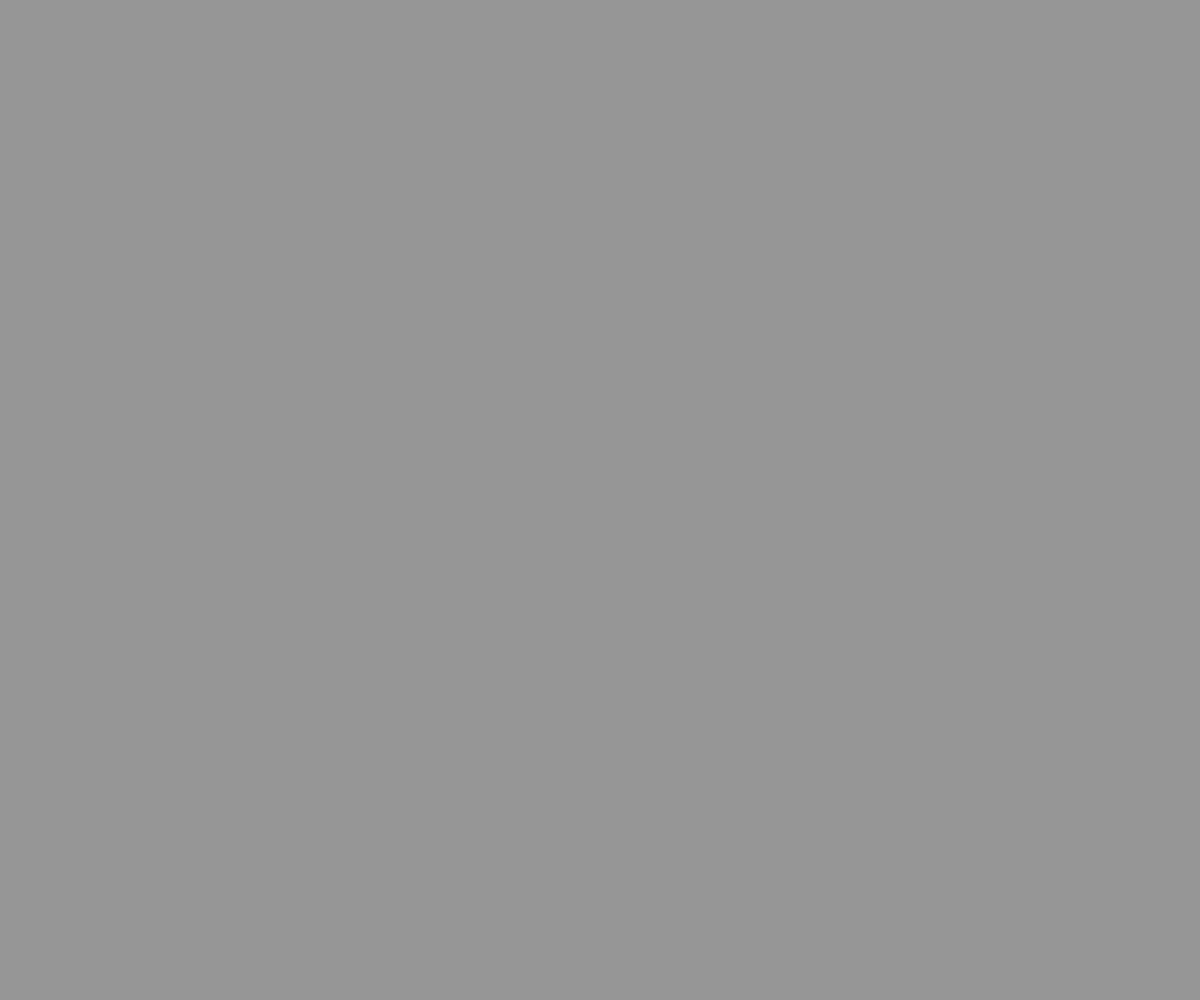
Frame 1 (no input)
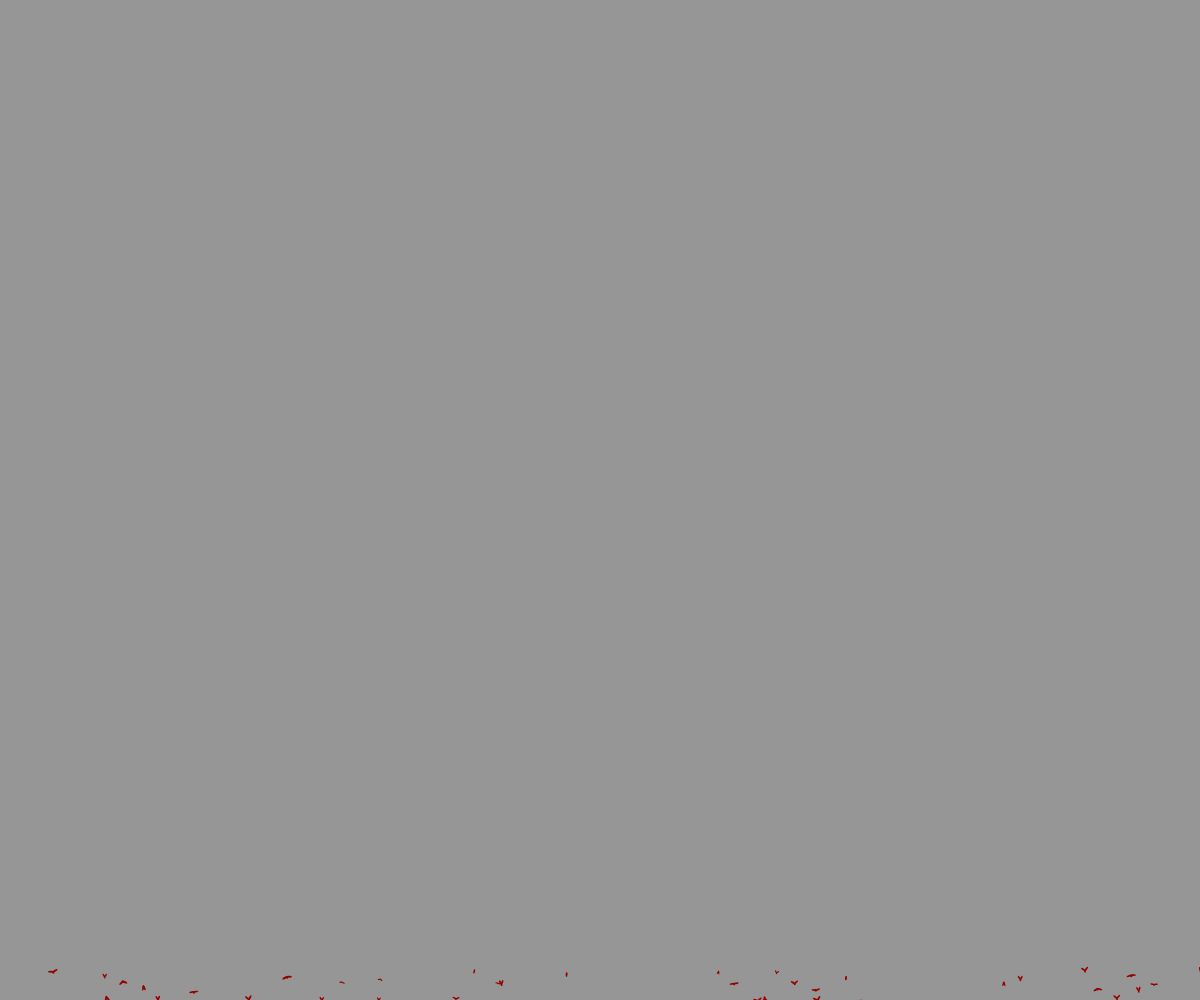
Frame 60 (no input)
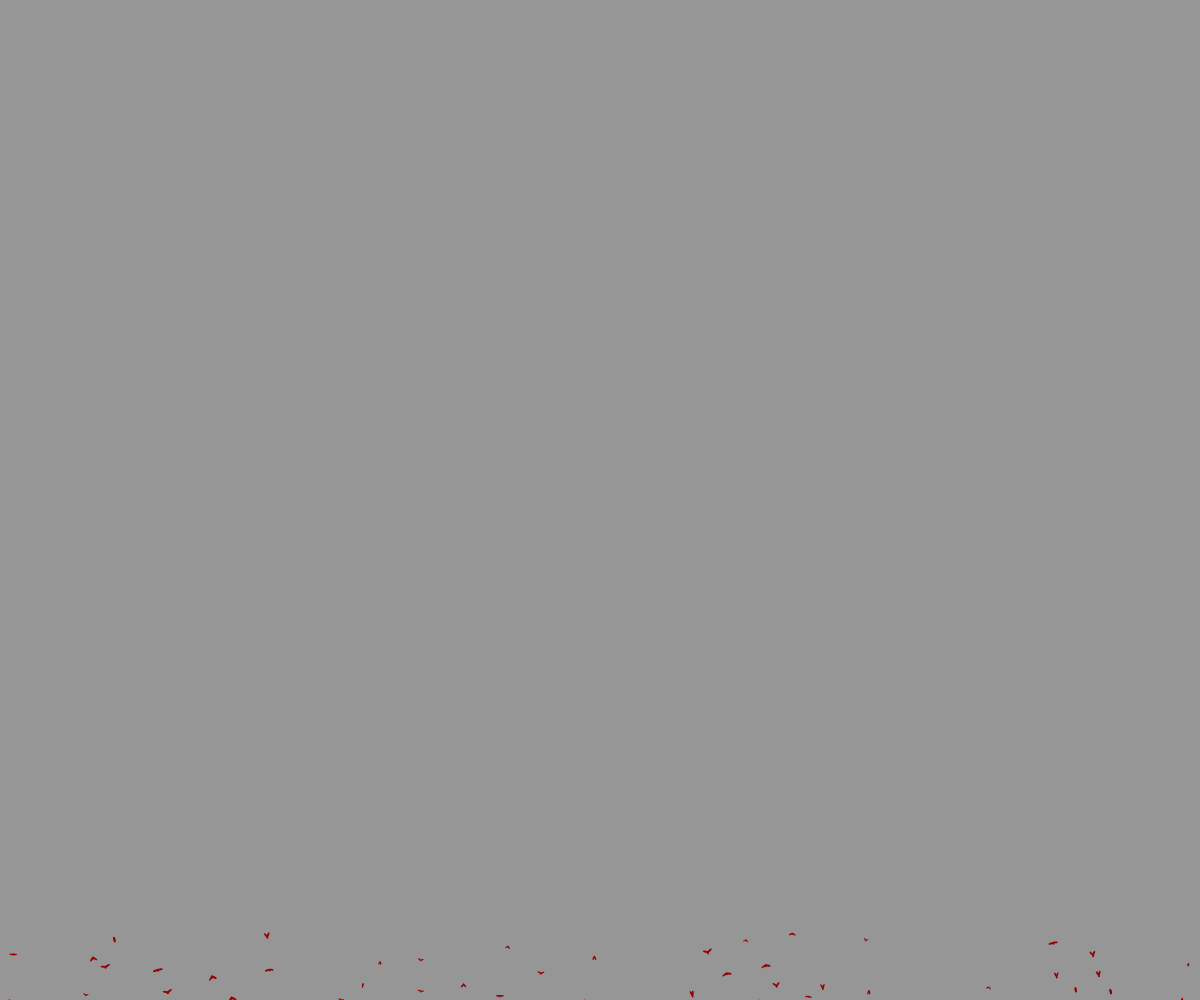
Frame 120 (the mouse pressed at the canvas centre since frame 60)

The p5.js sketch that drew these frames (run headless with seeded random() and noise() and a simulated clock; from frame 60 on, the mouse is pressed at the canvas centre):

// p5.js sketch
// ── sketch.js
var boids = [], len = 100, rad = 5, wh,  mousePos
function setup() {
	createCanvas(window.innerWidth, window.innerHeight)
	for(var i = 0; i<len; i++){
		boids[i] = new Bird()
	}
	mousePos = createVector(mouseX, mouseY)
	wh = width*height
	noStroke()
	fill(150,0,0)//,100,0)
}

function draw() {	
	background(150)
	mousePos.x = mouseX
	mousePos.y = mouseY
	for(var i = 0; i<len; i++){
		boids[i].update(i)
		boids[i].checkEdge()
		boids[i].display()
	}
}

function Bird(){
	this.loc = createVector(random(width),height+10)
	this.vel = createVector(random(-1,1), random(-1,1))
	this.acc = createVector()
	this.target = createVector()
}

Bird.prototype = {
	update: function(i){
		this.applyBehaviors(i)
		this.vel.limit(.7)
		this.vel.add(this.acc)
		this.loc.add(this.vel)
		this.acc.mult(0)
	},
	display: function(){
		var loc = this.loc,
			vel = this.vel,
			
			v = round(loc.y*vel.y+loc.x*vel.x)
			
		var flap = map(v%25, -25, 25, -PI, PI)
		//ellipse(loc.x,loc.y,rad)
		
		push()
		var vr = vel.x*vel.y
		var ro = map(vr,-.5,.5,.3,1)
		var r = rad*ro
		translate(loc.x,loc.y)
		rotate(-vr)
		push()
		if(vel.y>0){
			ellipse(0,-r/4,r/2,r/2)
		}else{
			ellipse(0,r/4,r/2,r/2)
		}
		rotate(flap*2)
		ellipse(r/2,0,r*3/2,r/2)
		rotate(flap*-4)
		ellipse(-r/2,0,r*3/2,r/2)
		pop()
		pop()		
	},
	applyBehaviors: function(a){
		var allignment = getAllignment(a)
		var cohesion = getCohesion(a)
		
		this.applyForce(allignment)
		this.applyForce(cohesion)
		
		var seperation = getSeparation(a)
		this.applyForce(seperation)
		 
		var mousePush = getPushFromMouse(a)
		this.applyForce(mousePush)
	},
	applyForce: function(f){
		this.acc.add(f)
	},
	checkEdge: function(){	
	/*
		if(this.loc.x > width){
			this.loc.x = 0
		}
		if(this.loc.x < 0){
			this.loc.x = width
		}		
		if(this.loc.y > height){
			this.loc.y = 0
		}
		if(this.loc.y < 0){
			this.loc.y = height
		}
	*/	
		var l = this.loc
		if(l.x > width*5/5 || l.x < -width/4 || l.y > height*5/4 || l.y < -height/4){
			var toC = createVector(random(width), random(height))
			toC.sub(l).normalize().mult(.01)
			this.applyForce(toC)
		}
	}
}

function getSeparation(a){
	var sep =  createVector(), l = 0
	for(var i = 0; i < len; i++){
		if(i != a){
			var dis = p5.Vector.dist(boids[a].loc, boids[i].loc)
			if(dis && dis<rad*3){
				var s = boids[i].vel.copy()
				s.sub(boids[a].vel)
				s.div(dis)
				sep.add(s)
				l++
			}
		}
	}
	sep.normalize().div(l)
	return sep.mult(-.1)
}

function getAllignment(a){
	var dir = createVector()
	var l = 0
	for(var i = 0; i < len; i++){
		if(i != a){
			var d = dist(boids[a].loc.x, boids[a].loc.y, boids[i].loc.x, boids[i].loc.y)
			if(d < rad*12){
				dir.add(boids[i].vel)
				l++
			}
		}
	}
	dir.normalize().div(l)
	return dir.mult(.1)
}

function getCohesion(a){
	var toCenter = createVector()
	for(var i = 0; i < len; i++){
		if(i != a){
			var iLoc = boids[i].loc.copy(),
				aLoc = boids[a].loc,
				d = dist(aLoc.x, aLoc.y, iLoc.x, iLoc.y)
			if(d < rad*150 && d > rad){
				toCenter.add(iLoc.sub(aLoc)).normalize().div(d/10)
			}
		}
	}
	return toCenter.div(len)
}


function getPushFromMouse(a){
	var aLoc = boids[a].loc
	var d = p5.Vector.dist(mousePos, aLoc)
	if(d<rad*100 && d>rad){
		var pushMag = mousePos.copy()
		pushMag.sub(aLoc)
		pushMag.normalize()
		pushMag.div(-d)
		return pushMag
	}else{
		return createVector()
	}
}
